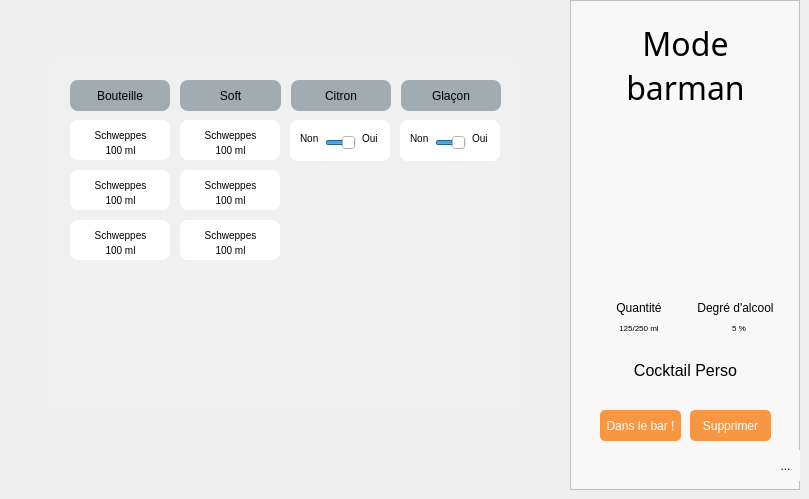
    <widget class="BarmanPage" name="barmanPage">
     <property name="minimumSize">
      <size>
       <width>800</width>
       <height>0</height>
      </size>
     </property>
     <widget class="QFrame" name="parameterRightPannel_2">
      <property name="geometry">
       <rect>
        <x>570</x>
        <y>0</y>
        <width>230</width>
        <height>490</height>
       </rect>
      </property>
      <property name="styleSheet">
       <string notr="true">background-color : #F9F8F8;
</string>
      </property>
      <property name="frameShape">
       <enum>QFrame::StyledPanel</enum>
      </property>
      <property name="frameShadow">
       <enum>QFrame::Raised</enum>
      </property>
      <widget class="QLabel" name="titleBarMan">
       <property name="geometry">
        <rect>
         <x>30</x>
         <y>20</y>
         <width>171</width>
         <height>91</height>
        </rect>
       </property>
       <property name="font">
        <font>
         <family>CoconPro</family>
         <pointsize>-1</pointsize>
        </font>
       </property>
       <property name="styleSheet">
        <string notr="true">font-size: 32px;
color: black;</string>
       </property>
       <property name="text">
        <string>Mode
barman</string>
       </property>
       <property name="alignment">
        <set>Qt::AlignCenter</set>
       </property>
      </widget>
      <widget class="QToolButton" name="toolButtonBarManPage">
       <property name="geometry">
        <rect>
         <x>200</x>
         <y>450</y>
         <width>31</width>
         <height>31</height>
        </rect>
       </property>
       <property name="styleSheet">
        <string notr="true">border: none; /* Supprime la bordure */</string>
       </property>
       <property name="text">
        <string>...</string>
       </property>
       <property name="icon">
        <iconset>
         <normaloff>ressources/generic/home.svg</normaloff>ressources/generic/home.svg</iconset>
       </property>
       <property name="iconSize">
        <size>
         <width>25</width>
         <height>25</height>
        </size>
       </property>
      </widget>
      <widget class="QLabel" name="barmanImage">
       <property name="geometry">
        <rect>
         <x>80</x>
         <y>160</y>
         <width>71</width>
         <height>121</height>
        </rect>
       </property>
       <property name="text">
        <string/>
       </property>
       <property name="pixmap">
        <pixmap>ressources/cocktail/default.png</pixmap>
       </property>
       <property name="scaledContents">
        <bool>true</bool>
       </property>
      </widget>
      <widget class="QLabel" name="label_22">
       <property name="geometry">
        <rect>
         <x>40</x>
         <y>300</y>
         <width>58</width>
         <height>16</height>
        </rect>
       </property>
       <property name="styleSheet">
        <string notr="true">font-size: 12px;
color: black;</string>
       </property>
       <property name="text">
        <string>Quantité</string>
       </property>
       <property name="alignment">
        <set>Qt::AlignCenter</set>
       </property>
      </widget>
      <widget class="QLabel" name="label_23">
       <property name="geometry">
        <rect>
         <x>120</x>
         <y>300</y>
         <width>91</width>
         <height>16</height>
        </rect>
       </property>
       <property name="styleSheet">
        <string notr="true">font-size: 12px;
color: black;</string>
       </property>
       <property name="text">
        <string>Degré d'alcool</string>
       </property>
       <property name="alignment">
        <set>Qt::AlignCenter</set>
       </property>
      </widget>
      <widget class="QLabel" name="barmanQuantity">
       <property name="geometry">
        <rect>
         <x>40</x>
         <y>320</y>
         <width>58</width>
         <height>16</height>
        </rect>
       </property>
       <property name="styleSheet">
        <string notr="true">font-size: 8px;
color: black;</string>
       </property>
       <property name="text">
        <string>125/250 ml</string>
       </property>
       <property name="alignment">
        <set>Qt::AlignCenter</set>
       </property>
      </widget>
      <widget class="QLabel" name="barmanAlc">
       <property name="geometry">
        <rect>
         <x>140</x>
         <y>320</y>
         <width>58</width>
         <height>16</height>
        </rect>
       </property>
       <property name="styleSheet">
        <string notr="true">font-size: 8px;
color: black;</string>
       </property>
       <property name="text">
        <string>5 %</string>
       </property>
       <property name="alignment">
        <set>Qt::AlignCenter</set>
       </property>
      </widget>
      <widget class="QPushButton" name="barmanCreateButton">
       <property name="geometry">
        <rect>
         <x>30</x>
         <y>410</y>
         <width>81</width>
         <height>31</height>
        </rect>
       </property>
       <property name="styleSheet">
        <string notr="true">QPushButton {
    color: white;
    font-size: 12px;
    background-color: #F79643;
    border-radius: 5px;
}

QPushButton:pressed {
    background-color: #f0f0f0; /* Gris clair lorsqu'appuyé */
}
</string>
       </property>
       <property name="text">
        <string>Dans le bar !</string>
       </property>
      </widget>
      <widget class="QPushButton" name="barmanDeleteButton">
       <property name="geometry">
        <rect>
         <x>120</x>
         <y>410</y>
         <width>81</width>
         <height>31</height>
        </rect>
       </property>
       <property name="styleSheet">
        <string notr="true">QPushButton {
    color: white;
    font-size: 12px;
    background-color: #F79643;
    border-radius: 5px;
}

QPushButton:pressed {
    background-color: #f0f0f0; /* Gris clair lorsqu'appuyé */
}
</string>
       </property>
       <property name="text">
        <string>Supprimer</string>
       </property>
      </widget>
      <widget class="QPushButton" name="barmanNameButton">
       <property name="geometry">
        <rect>
         <x>20</x>
         <y>340</y>
         <width>191</width>
         <height>61</height>
        </rect>
       </property>
       <property name="autoFillBackground">
        <bool>false</bool>
       </property>
       <property name="styleSheet">
        <string notr="true">background-color : transparent;
font-size: 16px;
color: black;
border : None</string>
       </property>
       <property name="text">
        <string>Cocktail Perso</string>
       </property>
      </widget>
     </widget>
     <widget class="QFrame" name="frame_22">
      <property name="geometry">
       <rect>
        <x>50</x>
        <y>60</y>
        <width>470</width>
        <height>350</height>
       </rect>
      </property>
      <property name="styleSheet">
       <string notr="true">background-color : #F0F0F0;
border-radius: 15px;</string>
      </property>
      <property name="frameShape">
       <enum>QFrame::NoFrame</enum>
      </property>
      <property name="frameShadow">
       <enum>QFrame::Sunken</enum>
      </property>
      <property name="lineWidth">
       <number>0</number>
      </property>
      <property name="midLineWidth">
       <number>0</number>
      </property>
      <widget class="QFrame" name="frame_24">
       <property name="geometry">
        <rect>
         <x>350</x>
         <y>60</y>
         <width>100</width>
         <height>41</height>
        </rect>
       </property>
       <property name="styleSheet">
        <string notr="true">color: black;
font-size: 12px;
border-radius: 8px;
background-color: white;</string>
       </property>
       <property name="frameShape">
        <enum>QFrame::StyledPanel</enum>
       </property>
       <property name="frameShadow">
        <enum>QFrame::Raised</enum>
       </property>
       <widget class="QLabel" name="label_32">
        <property name="geometry">
         <rect>
          <x>10</x>
          <y>10</y>
          <width>21</width>
          <height>16</height>
         </rect>
        </property>
        <property name="styleSheet">
         <string notr="true">color : black;
font-size: 10px;
background-color: transparent;</string>
        </property>
        <property name="text">
         <string>Non</string>
        </property>
       </widget>
       <widget class="QLabel" name="label_33">
        <property name="geometry">
         <rect>
          <x>72</x>
          <y>10</y>
          <width>21</width>
          <height>16</height>
         </rect>
        </property>
        <property name="styleSheet">
         <string notr="true">color : black;
font-size: 10px;
background-color: transparent;</string>
        </property>
        <property name="text">
         <string>Oui</string>
        </property>
       </widget>
       <widget class="QSlider" name="iceSlider">
        <property name="geometry">
         <rect>
          <x>35</x>
          <y>10</y>
          <width>31</width>
          <height>25</height>
         </rect>
        </property>
        <property name="maximum">
         <number>1</number>
        </property>
        <property name="pageStep">
         <number>0</number>
        </property>
        <property name="value">
         <number>1</number>
        </property>
        <property name="tracking">
         <bool>false</bool>
        </property>
        <property name="orientation">
         <enum>Qt::Horizontal</enum>
        </property>
        <property name="invertedAppearance">
         <bool>false</bool>
        </property>
        <property name="invertedControls">
         <bool>false</bool>
        </property>
        <property name="tickPosition">
         <enum>QSlider::NoTicks</enum>
        </property>
       </widget>
      </widget>
      <widget class="QFrame" name="frame_33">
       <property name="geometry">
        <rect>
         <x>240</x>
         <y>60</y>
         <width>100</width>
         <height>41</height>
        </rect>
       </property>
       <property name="styleSheet">
        <string notr="true">color: black;
font-size: 12px;
border-radius: 8px;
background-color: white;</string>
       </property>
       <property name="frameShape">
        <enum>QFrame::StyledPanel</enum>
       </property>
       <property name="frameShadow">
        <enum>QFrame::Raised</enum>
       </property>
       <widget class="QLabel" name="label_36">
        <property name="geometry">
         <rect>
          <x>10</x>
          <y>10</y>
          <width>21</width>
          <height>16</height>
         </rect>
        </property>
        <property name="styleSheet">
         <string notr="true">color : black;
font-size: 10px;
background-color: transparent;</string>
        </property>
        <property name="text">
         <string>Non</string>
        </property>
       </widget>
       <widget class="QLabel" name="label_37">
        <property name="geometry">
         <rect>
          <x>72</x>
          <y>10</y>
          <width>21</width>
          <height>16</height>
         </rect>
        </property>
        <property name="styleSheet">
         <string notr="true">color : black;
font-size: 10px;
background-color: transparent;</string>
        </property>
        <property name="text">
         <string>Oui</string>
        </property>
       </widget>
       <widget class="QSlider" name="lemonSlider">
        <property name="geometry">
         <rect>
          <x>35</x>
          <y>10</y>
          <width>31</width>
          <height>25</height>
         </rect>
        </property>
        <property name="maximum">
         <number>1</number>
        </property>
        <property name="pageStep">
         <number>0</number>
        </property>
        <property name="value">
         <number>1</number>
        </property>
        <property name="tracking">
         <bool>false</bool>
        </property>
        <property name="orientation">
         <enum>Qt::Horizontal</enum>
        </property>
        <property name="invertedAppearance">
         <bool>false</bool>
        </property>
        <property name="invertedControls">
         <bool>false</bool>
        </property>
        <property name="tickPosition">
         <enum>QSlider::NoTicks</enum>
        </property>
       </widget>
      </widget>
      <widget class="QWidget" name="layoutWidget_4">
       <property name="geometry">
        <rect>
         <x>130</x>
         <y>60</y>
         <width>102</width>
         <height>271</height>
        </rect>
       </property>
       <layout class="QVBoxLayout" name="verticalLayoutSoftBottleBarMan">
        <property name="spacing">
         <number>10</number>
        </property>
        <property name="sizeConstraint">
         <enum>QLayout::SetMinimumSize</enum>
        </property>
        <item>
         <widget class="QFrame" name="frame_39">
          <property name="sizePolicy">
           <sizepolicy hsizetype="Fixed" vsizetype="Fixed">
            <horstretch>0</horstretch>
            <verstretch>0</verstretch>
           </sizepolicy>
          </property>
          <property name="minimumSize">
           <size>
            <width>100</width>
            <height>40</height>
           </size>
          </property>
          <property name="maximumSize">
           <size>
            <width>100</width>
            <height>40</height>
           </size>
          </property>
          <property name="styleSheet">
           <string notr="true">color: black;
font-size: 12px;
border-radius: 8px;
background-color: white;</string>
          </property>
          <property name="frameShape">
           <enum>QFrame::NoFrame</enum>
          </property>
          <property name="frameShadow">
           <enum>QFrame::Plain</enum>
          </property>
          <property name="lineWidth">
           <number>10</number>
          </property>
          <property name="midLineWidth">
           <number>10</number>
          </property>
          <widget class="QWidget" name="layoutWidget_12">
           <property name="geometry">
            <rect>
             <x>10</x>
             <y>7</y>
             <width>81</width>
             <height>31</height>
            </rect>
           </property>
           <layout class="QVBoxLayout" name="verticalLayout_9">
            <property name="spacing">
             <number>0</number>
            </property>
            <item>
             <widget class="QLabel" name="label_56">
              <property name="styleSheet">
               <string notr="true">font-size: 10px;
background-color: transparent;</string>
              </property>
              <property name="text">
               <string>Schweppes</string>
              </property>
              <property name="alignment">
               <set>Qt::AlignCenter</set>
              </property>
             </widget>
            </item>
            <item>
             <widget class="QLabel" name="label_57">
              <property name="styleSheet">
               <string notr="true">font-size: 10px;
background-color: transparent;</string>
              </property>
              <property name="text">
               <string>100 ml</string>
              </property>
              <property name="alignment">
               <set>Qt::AlignCenter</set>
              </property>
             </widget>
            </item>
           </layout>
          </widget>
         </widget>
        </item>
        <item>
         <widget class="QFrame" name="frame_40">
          <property name="sizePolicy">
           <sizepolicy hsizetype="Fixed" vsizetype="Fixed">
            <horstretch>0</horstretch>
            <verstretch>0</verstretch>
           </sizepolicy>
          </property>
          <property name="minimumSize">
           <size>
            <width>100</width>
            <height>40</height>
           </size>
          </property>
          <property name="maximumSize">
           <size>
            <width>100</width>
            <height>40</height>
           </size>
          </property>
          <property name="styleSheet">
           <string notr="true">color: black;
font-size: 12px;
border-radius: 8px;
background-color: white;</string>
          </property>
          <property name="frameShape">
           <enum>QFrame::NoFrame</enum>
          </property>
          <property name="frameShadow">
           <enum>QFrame::Plain</enum>
          </property>
          <property name="lineWidth">
           <number>10</number>
          </property>
          <property name="midLineWidth">
           <number>10</number>
          </property>
          <widget class="QWidget" name="layoutWidget_13">
           <property name="geometry">
            <rect>
             <x>10</x>
             <y>7</y>
             <width>81</width>
             <height>31</height>
            </rect>
           </property>
           <layout class="QVBoxLayout" name="verticalLayout_12">
            <property name="spacing">
             <number>0</number>
            </property>
            <item>
             <widget class="QLabel" name="label_58">
              <property name="styleSheet">
               <string notr="true">font-size: 10px;
background-color: transparent;</string>
              </property>
              <property name="text">
               <string>Schweppes</string>
              </property>
              <property name="alignment">
               <set>Qt::AlignCenter</set>
              </property>
             </widget>
            </item>
            <item>
             <widget class="QLabel" name="label_59">
              <property name="styleSheet">
               <string notr="true">font-size: 10px;
background-color: transparent;</string>
              </property>
              <property name="text">
               <string>100 ml</string>
              </property>
              <property name="alignment">
               <set>Qt::AlignCenter</set>
              </property>
             </widget>
            </item>
           </layout>
          </widget>
         </widget>
        </item>
        <item>
         <widget class="QFrame" name="frame_41">
          <property name="sizePolicy">
           <sizepolicy hsizetype="Fixed" vsizetype="Fixed">
            <horstretch>0</horstretch>
            <verstretch>0</verstretch>
           </sizepolicy>
          </property>
          <property name="minimumSize">
           <size>
            <width>100</width>
            <height>40</height>
           </size>
          </property>
          <property name="maximumSize">
           <size>
            <width>100</width>
            <height>40</height>
           </size>
          </property>
          <property name="styleSheet">
           <string notr="true">color: black;
font-size: 12px;
border-radius: 8px;
background-color: white;</string>
          </property>
          <property name="frameShape">
           <enum>QFrame::NoFrame</enum>
          </property>
          <property name="frameShadow">
           <enum>QFrame::Plain</enum>
          </property>
          <property name="lineWidth">
           <number>10</number>
          </property>
          <property name="midLineWidth">
           <number>10</number>
          </property>
          <widget class="QWidget" name="layoutWidget_14">
           <property name="geometry">
            <rect>
             <x>10</x>
             <y>7</y>
             <width>81</width>
             <height>31</height>
            </rect>
           </property>
           <layout class="QVBoxLayout" name="verticalLayout_13">
            <property name="spacing">
             <number>0</number>
            </property>
            <item>
             <widget class="QLabel" name="label_60">
              <property name="styleSheet">
               <string notr="true">font-size: 10px;
background-color: transparent;</string>
              </property>
              <property name="text">
               <string>Schweppes</string>
              </property>
              <property name="alignment">
               <set>Qt::AlignCenter</set>
              </property>
             </widget>
            </item>
            <item>
             <widget class="QLabel" name="label_61">
              <property name="styleSheet">
               <string notr="true">font-size: 10px;
background-color: transparent;</string>
              </property>
              <property name="text">
               <string>100 ml</string>
              </property>
              <property name="alignment">
               <set>Qt::AlignCenter</set>
              </property>
             </widget>
            </item>
           </layout>
          </widget>
         </widget>
        </item>
        <item>
         <widget class="QWidget" name="ingredientSpacer" native="true">
          <property name="enabled">
           <bool>true</bool>
          </property>
          <layout class="QVBoxLayout" name="verticalLayout_3">
           <item>
            <widget class="QLabel" name="label_62">
             <property name="sizePolicy">
              <sizepolicy hsizetype="Preferred" vsizetype="Fixed">
               <horstretch>0</horstretch>
               <verstretch>0</verstretch>
              </sizepolicy>
             </property>
             <property name="text">
              <string/>
             </property>
             <property name="pixmap">
              <pixmap>ressources/generic/plus.svg</pixmap>
             </property>
             <property name="scaledContents">
              <bool>false</bool>
             </property>
             <property name="alignment">
              <set>Qt::AlignCenter</set>
             </property>
            </widget>
           </item>
           <item>
            <spacer name="verticalSpacer_4">
             <property name="orientation">
              <enum>Qt::Vertical</enum>
             </property>
             <property name="sizeHint" stdset="0">
              <size>
               <width>20</width>
               <height>40</height>
              </size>
             </property>
            </spacer>
           </item>
          </layout>
         </widget>
        </item>
       </layout>
      </widget>
      <widget class="QWidget" name="layoutWidget">
       <property name="geometry">
        <rect>
         <x>20</x>
         <y>20</y>
         <width>431</width>
         <height>31</height>
        </rect>
       </property>
       <layout class="QHBoxLayout" name="horizontalLayout">
        <property name="spacing">
         <number>10</number>
        </property>
        <property name="rightMargin">
         <number>0</number>
        </property>
        <item>
         <widget class="QLabel" name="label_27">
          <property name="styleSheet">
           <string notr="true">color: black;
font-size: 12px;
border-radius: 8px;
background-color: #A0ACB0;</string>
          </property>
          <property name="text">
           <string>Bouteille</string>
          </property>
          <property name="alignment">
           <set>Qt::AlignCenter</set>
          </property>
         </widget>
        </item>
        <item>
         <widget class="QLabel" name="label_28">
          <property name="styleSheet">
           <string notr="true">color: black;
font-size: 12px;
border-radius: 8px;
background-color: #A0ACB0;</string>
          </property>
          <property name="text">
           <string>Soft</string>
          </property>
          <property name="alignment">
           <set>Qt::AlignCenter</set>
          </property>
         </widget>
        </item>
        <item>
         <widget class="QLabel" name="label_29">
          <property name="styleSheet">
           <string notr="true">color: black;
font-size: 12px;
border-radius: 8px;
background-color: #A0ACB0;</string>
          </property>
          <property name="text">
           <string>Citron</string>
          </property>
          <property name="alignment">
           <set>Qt::AlignCenter</set>
          </property>
         </widget>
        </item>
        <item>
         <widget class="QLabel" name="label_30">
          <property name="styleSheet">
           <string notr="true">color: black;
font-size: 12px;
border-radius: 8px;
background-color: #A0ACB0;</string>
          </property>
          <property name="text">
           <string>Glaçon</string>
          </property>
          <property name="alignment">
           <set>Qt::AlignCenter</set>
          </property>
         </widget>
        </item>
       </layout>
      </widget>
      <widget class="QWidget" name="layoutWidget">
       <property name="geometry">
        <rect>
         <x>20</x>
         <y>60</y>
         <width>102</width>
         <height>271</height>
        </rect>
       </property>
       <layout class="QVBoxLayout" name="verticalLayoutGlassBottleBarMan">
        <property name="spacing">
         <number>10</number>
        </property>
        <property name="sizeConstraint">
         <enum>QLayout::SetMinimumSize</enum>
        </property>
        <item>
         <widget class="QFrame" name="ingredientCard">
          <property name="sizePolicy">
           <sizepolicy hsizetype="Fixed" vsizetype="Fixed">
            <horstretch>0</horstretch>
            <verstretch>0</verstretch>
           </sizepolicy>
          </property>
          <property name="minimumSize">
           <size>
            <width>100</width>
            <height>40</height>
           </size>
          </property>
          <property name="maximumSize">
           <size>
            <width>100</width>
            <height>40</height>
           </size>
          </property>
          <property name="styleSheet">
           <string notr="true">color: black;
font-size: 12px;
border-radius: 8px;
background-color: white;</string>
          </property>
          <property name="frameShape">
           <enum>QFrame::NoFrame</enum>
          </property>
          <property name="frameShadow">
           <enum>QFrame::Plain</enum>
          </property>
          <property name="lineWidth">
           <number>10</number>
          </property>
          <property name="midLineWidth">
           <number>10</number>
          </property>
          <widget class="QWidget" name="layoutWidget_8">
           <property name="geometry">
            <rect>
             <x>10</x>
             <y>7</y>
             <width>81</width>
             <height>31</height>
            </rect>
           </property>
           <layout class="QVBoxLayout" name="verticalLayout_7">
            <property name="spacing">
             <number>0</number>
            </property>
            <item>
             <widget class="QLabel" name="label_47">
              <property name="styleSheet">
               <string notr="true">font-size: 10px;
background-color: transparent;</string>
              </property>
              <property name="text">
               <string>Schweppes</string>
              </property>
              <property name="alignment">
               <set>Qt::AlignCenter</set>
              </property>
             </widget>
            </item>
            <item>
             <widget class="QLabel" name="label_48">
              <property name="styleSheet">
               <string notr="true">font-size: 10px;
background-color: transparent;</string>
              </property>
              <property name="text">
               <string>100 ml</string>
              </property>
              <property name="alignment">
               <set>Qt::AlignCenter</set>
              </property>
             </widget>
            </item>
           </layout>
          </widget>
         </widget>
        </item>
        <item>
         <widget class="QFrame" name="frame_37">
          <property name="sizePolicy">
           <sizepolicy hsizetype="Fixed" vsizetype="Fixed">
            <horstretch>0</horstretch>
            <verstretch>0</verstretch>
           </sizepolicy>
          </property>
          <property name="minimumSize">
           <size>
            <width>100</width>
            <height>40</height>
           </size>
          </property>
          <property name="maximumSize">
           <size>
            <width>100</width>
            <height>40</height>
           </size>
          </property>
          <property name="styleSheet">
           <string notr="true">color: black;
font-size: 12px;
border-radius: 8px;
background-color: white;</string>
          </property>
          <property name="frameShape">
           <enum>QFrame::NoFrame</enum>
          </property>
          <property name="frameShadow">
           <enum>QFrame::Plain</enum>
          </property>
          <property name="lineWidth">
           <number>10</number>
          </property>
          <property name="midLineWidth">
           <number>10</number>
          </property>
          <widget class="QWidget" name="layoutWidget_9">
           <property name="geometry">
            <rect>
             <x>10</x>
             <y>7</y>
             <width>81</width>
             <height>31</height>
            </rect>
           </property>
           <layout class="QVBoxLayout" name="verticalLayout_8">
            <property name="spacing">
             <number>0</number>
            </property>
            <item>
             <widget class="QLabel" name="label_49">
              <property name="styleSheet">
               <string notr="true">font-size: 10px;
background-color: transparent;</string>
              </property>
              <property name="text">
               <string>Schweppes</string>
              </property>
              <property name="alignment">
               <set>Qt::AlignCenter</set>
              </property>
             </widget>
            </item>
            <item>
             <widget class="QLabel" name="label_50">
              <property name="styleSheet">
               <string notr="true">font-size: 10px;
background-color: transparent;</string>
              </property>
              <property name="text">
               <string>100 ml</string>
              </property>
              <property name="alignment">
               <set>Qt::AlignCenter</set>
              </property>
             </widget>
            </item>
           </layout>
          </widget>
         </widget>
        </item>
        <item>
         <widget class="QFrame" name="frame_38">
          <property name="sizePolicy">
           <sizepolicy hsizetype="Fixed" vsizetype="Fixed">
            <horstretch>0</horstretch>
            <verstretch>0</verstretch>
           </sizepolicy>
          </property>
          <property name="minimumSize">
           <size>
            <width>100</width>
            <height>40</height>
           </size>
          </property>
          <property name="maximumSize">
           <size>
            <width>100</width>
            <height>40</height>
           </size>
          </property>
          <property name="styleSheet">
           <string notr="true">color: black;
font-size: 12px;
border-radius: 8px;
background-color: white;</string>
          </property>
          <property name="frameShape">
           <enum>QFrame::NoFrame</enum>
          </property>
          <property name="frameShadow">
           <enum>QFrame::Plain</enum>
          </property>
          <property name="lineWidth">
           <number>10</number>
          </property>
          <property name="midLineWidth">
           <number>10</number>
          </property>
          <widget class="QWidget" name="layoutWidget_11">
           <property name="geometry">
            <rect>
             <x>10</x>
             <y>7</y>
             <width>81</width>
             <height>31</height>
            </rect>
           </property>
           <layout class="QVBoxLayout" name="verticalLayout_11">
            <property name="spacing">
             <number>0</number>
            </property>
            <item>
             <widget class="QLabel" name="label_54">
              <property name="styleSheet">
               <string notr="true">font-size: 10px;
background-color: transparent;</string>
              </property>
              <property name="text">
               <string>Schweppes</string>
              </property>
              <property name="alignment">
               <set>Qt::AlignCenter</set>
              </property>
             </widget>
            </item>
            <item>
             <widget class="QLabel" name="label_55">
              <property name="styleSheet">
               <string notr="true">font-size: 10px;
background-color: transparent;</string>
              </property>
              <property name="text">
               <string>100 ml</string>
              </property>
              <property name="alignment">
               <set>Qt::AlignCenter</set>
              </property>
             </widget>
            </item>
           </layout>
          </widget>
         </widget>
        </item>
        <item>
         <widget class="QWidget" name="widget_2" native="true">
          <property name="enabled">
           <bool>true</bool>
          </property>
          <layout class="QVBoxLayout" name="verticalLayout_4">
           <item>
            <widget class="QLabel" name="label_63">
             <property name="sizePolicy">
              <sizepolicy hsizetype="Preferred" vsizetype="Fixed">
               <horstretch>0</horstretch>
               <verstretch>0</verstretch>
              </sizepolicy>
             </property>
             <property name="text">
              <string/>
             </property>
             <property name="pixmap">
              <pixmap>ressources/generic/plus.svg</pixmap>
             </property>
             <property name="scaledContents">
              <bool>false</bool>
             </property>
             <property name="alignment">
              <set>Qt::AlignCenter</set>
             </property>
            </widget>
           </item>
           <item>
            <spacer name="verticalSpacer_5">
             <property name="orientation">
              <enum>Qt::Vertical</enum>
             </property>
             <property name="sizeHint" stdset="0">
              <size>
               <width>20</width>
               <height>40</height>
              </size>
             </property>
            </spacer>
           </item>
          </layout>
         </widget>
        </item>
       </layout>
      </widget>
     </widget>
     <widget class="QLabel" name="logo_3">
      <property name="geometry">
       <rect>
        <x>230</x>
        <y>450</y>
        <width>91</width>
        <height>21</height>
       </rect>
      </property>
      <property name="text">
       <string/>
      </property>
      <property name="pixmap">
       <pixmap>ressources/generic/pompette_noir.png</pixmap>
      </property>
      <property name="scaledContents">
       <bool>true</bool>
      </property>
     </widget>
    </widget>
